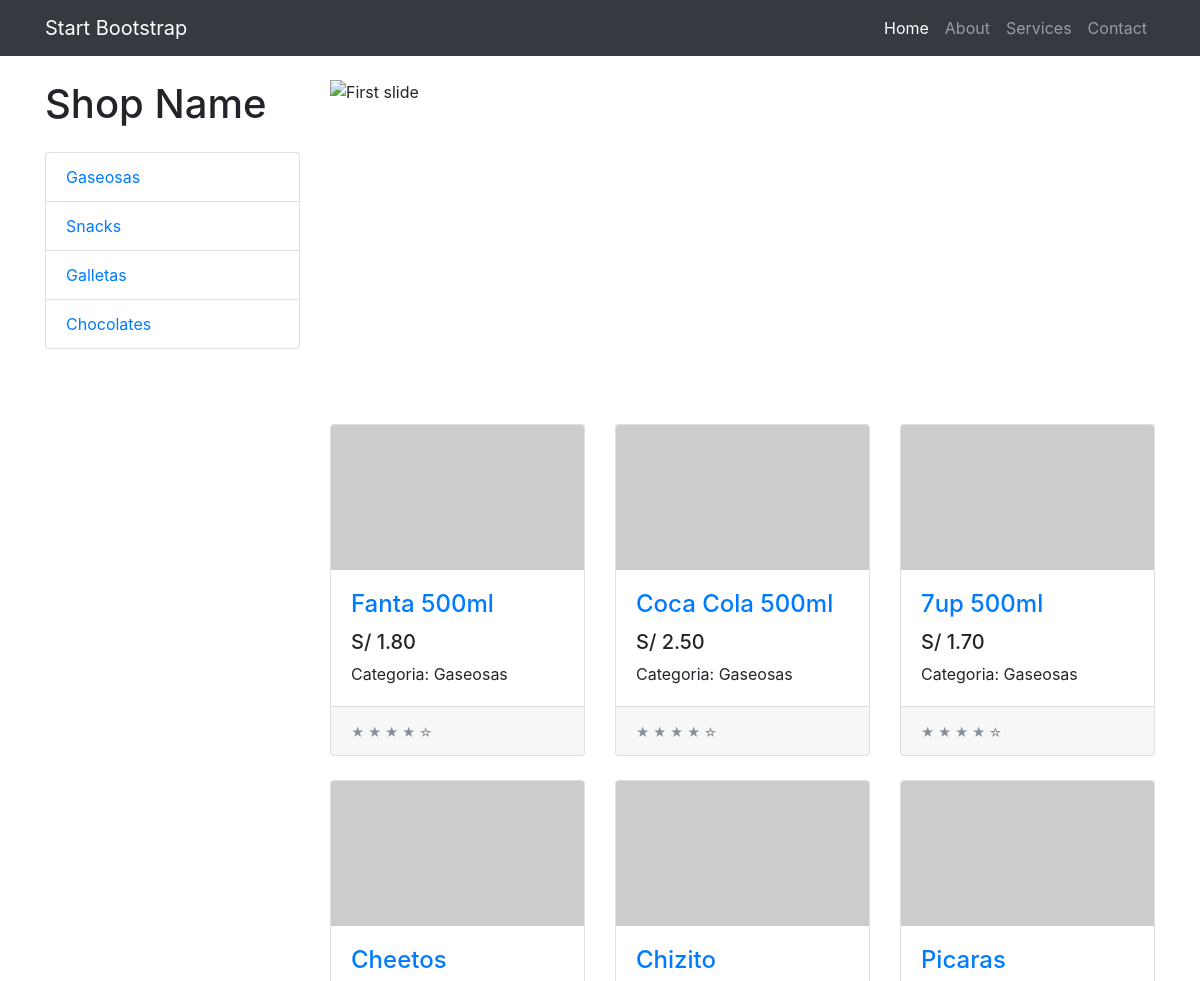
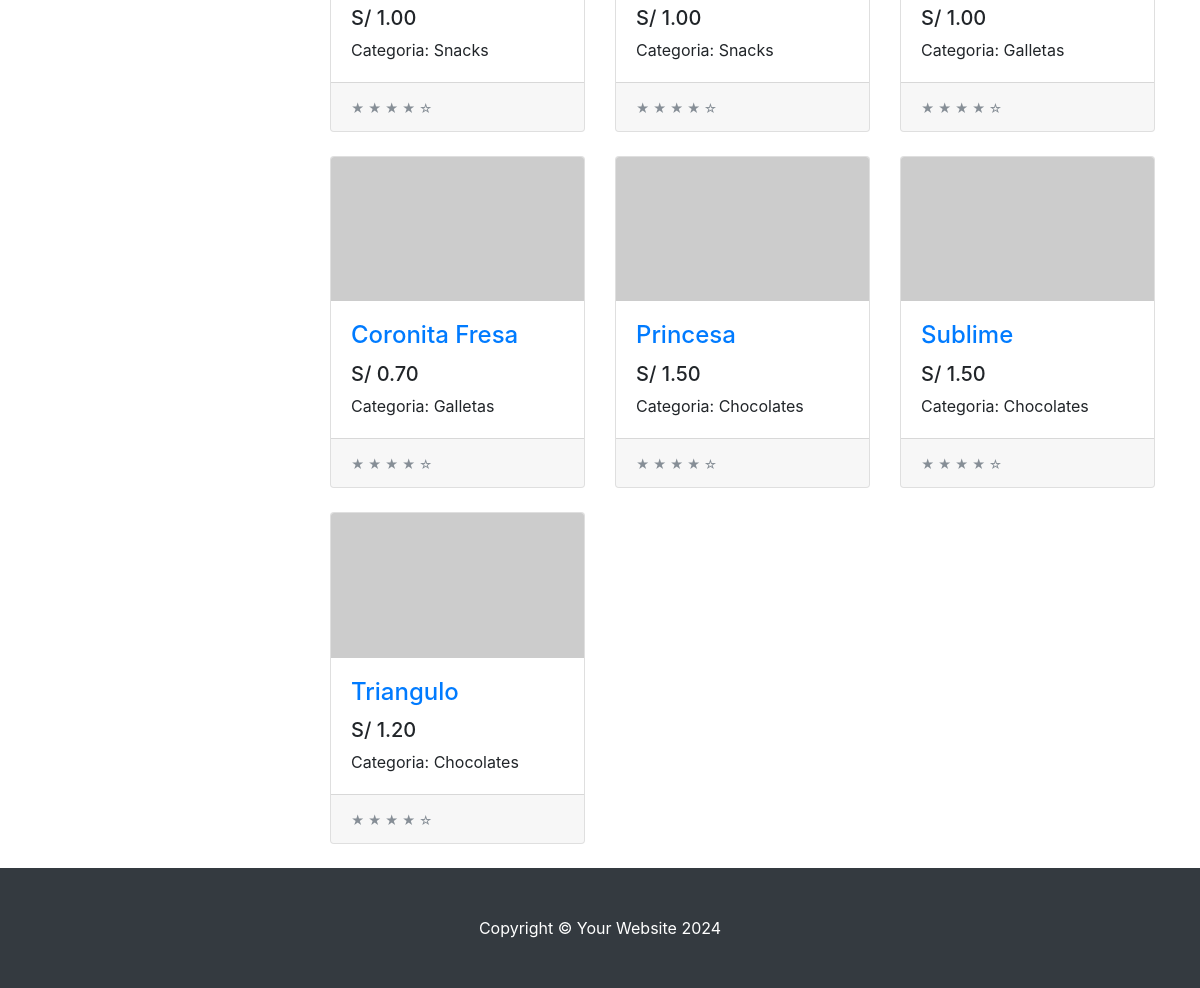
The app's page /tienda/ with its own data (2 pictures, top to bottom).
### tienda/models.py (models this page shows, shortened)
class Categoria(models.Model):
    nombre = models.CharField(max_length=200)
    pub_date = models.DateTimeField('fecha de registro',auto_now=True)

class Producto(models.Model):
    categoria = models.ForeignKey(Categoria,on_delete=models.CASCADE)
    nombre = models.CharField(max_length=200)
    precio = models.DecimalField(max_digits=6,decimal_places=2)
    stock = models.IntegerField(default=0)
    pub_date = models.DateTimeField('date published')

### tienda/views.py (the view)
# urls.py: path('', views.index, name='index'),
def index(request):
    categorias = Categoria.objects.all()
    productos = Producto.objects.all()
    return render(request, 'index.html', {'categorias': categorias, 'product_list': productos})

### tienda/templates/index.html (shortened to what this page needs)
{% extends "layout.html" %}
{% block content %}
<div id="carouselExampleIndicators" class="carousel slide my-4" data-ride="carousel">
    <ol class="carousel-indicators">
      <li data-target="#carouselExampleIndicators" data-slide-to="0" class="active"></li>
      <li data-target="#carouselExampleIndicators" data-slide-to="1"></li>
      <li data-target="#carouselExampleIndicators" data-slide-to="2"></li>
    </ol>
    <div class="carousel-inner" role="listbox">
      <div class="carousel-item active">
        <img style="width: 900px; height: 320px;" class="d-block img-fluid" src="https://latorrepizza.com.ar/wp-content/uploads/2023/03/B-GASEOSAS-min.jpg" alt="First slide">
      </div>
    </div>
    <a class="carousel-control-prev" href="#carouselExampleIndicators" role="button" data-slide="prev">
      <span class="carousel-control-prev-icon" aria-hidden="true"></span>
    </a>
    <a class="carousel-control-next" href="#carouselExampleIndicators" role="button" data-slide="next">
      <span class="carousel-control-next-icon" aria-hidden="true"></span>
    </a>
  </div>
  <div class="row">
    {% for prod in product_list %}
    <div class="col-lg-4 col-md-6 mb-4">
      <div class="card h-100">
        <a href="producto/{{prod.id}}/">
          <img class="card-img-top" src="http://placehold.it/700x400" alt="">
        </a>
        <div class="card-body">
          <h4 class="card-title">
            <a href="producto/{{prod.id}}/">{{prod.nombre}}</a>
          </h4>
          <h5>S/ {{prod.precio}}</h5>
          <p class="card-text">Categoria: {{prod.categoria.nombre}}</p>
        </div>
        <div class="card-footer">
          <small class="text-muted">&#9733; &#9733; &#9733; &#9733; &#9734;</small>
        </div>
      </div>
    </div>
    {% endfor %}
  </div>
{% endblock %}

### tienda/templates/layout.html (shortened to what this page needs)
{% load static %}
<!DOCTYPE html>
<html lang="en">
  <head>
    <link href="{% static 'vendor/bootstrap/css/bootstrap.min.css' %}" rel="stylesheet">
    <link href="{% static 'css/shop.css' %}" rel="stylesheet">
  </head>
  <body>
    <nav class="navbar navbar-expand-lg navbar-dark bg-dark fixed-top">
      <div class="container">
        <a class="navbar-brand" href="#">Start Bootstrap</a>
        <div class="collapse navbar-collapse" id="navbarResponsive">
          <ul class="navbar-nav ml-auto">
            <li class="nav-item active">
              <a class="nav-link" href="{% url 'tienda:index' %}">Home
              </a>
            </li>
            <li class="nav-item">
              <a class="nav-link" href="#">About</a>
            </li>
            <li class="nav-item">
              <a class="nav-link" href="#">Services</a>
            </li>
            <li class="nav-item">
              <a class="nav-link" href="#">Contact</a>
            </li>
          </ul>
        </div>
      </div>
    </nav>
    <div class="container">
      <div class="row">
        <div class="col-lg-3">
          <h1 class="my-4">Shop Name</h1>
          <div class="list-group">
            {% for cat in categorias %}
              <a href="{% url 'tienda:categoria' cat.id %}" class="list-group-item">{{ cat.nombre }}</a>
            {% endfor %}
          </div>
        </div>
        <div class="col-lg-9">
          {% block content %}{% endblock %}
        </div>
      </div>
    </div>
    <footer class="py-5 bg-dark">
      <div class="container">
        <p class="m-0 text-center text-white">Copyright &copy; Your Website 2024</p>
      </div>
    </footer>
  </body>
</html>

### tienda/static/css/shop.css (style rules this page uses)
body { padding-top: 54px; }
@media (min-width: 992px) { body { padding-top: 56px; } }

### records on screen
Categoria: nombre "Gaseosas"
Categoria: nombre "Snacks"
Categoria: nombre "Galletas"
Categoria: nombre "Chocolates"
Producto: nombre "Fanta 500ml", precio "1.80", categoria.nombre "Gaseosas"
Producto: nombre "Coca Cola 500ml", precio "2.50", categoria.nombre "Gaseosas"
Producto: nombre "7up 500ml", precio "1.70", categoria.nombre "Gaseosas"
Producto: nombre "Cheetos", precio "1.00", categoria.nombre "Snacks"
Producto: nombre "Chizito", precio "1.00", categoria.nombre "Snacks"
Producto: nombre "Picaras", precio "1.00", categoria.nombre "Galletas"
Producto: nombre "Coronita Fresa", precio "0.70", categoria.nombre "Galletas"
Producto: nombre "Princesa", precio "1.50", categoria.nombre "Chocolates"
Producto: nombre "Sublime", precio "1.50", categoria.nombre "Chocolates"
Producto: nombre "Triangulo", precio "1.20", categoria.nombre "Chocolates"
